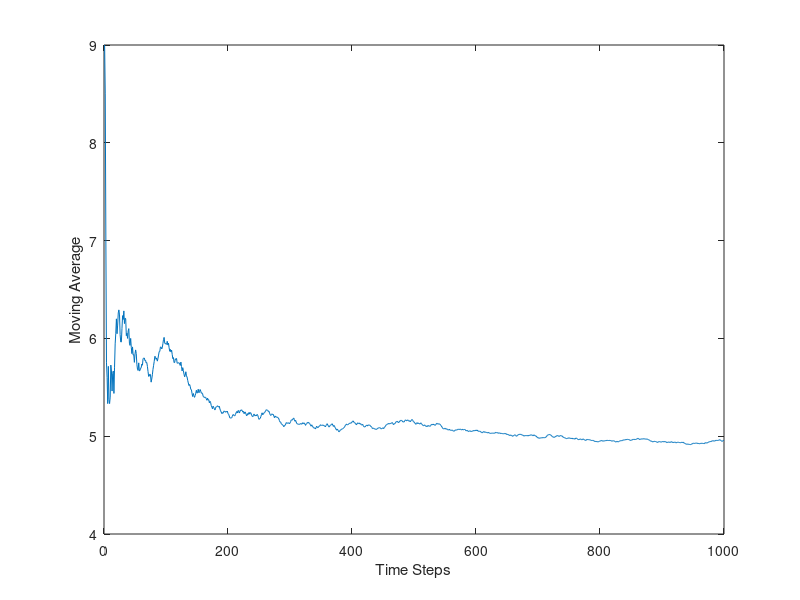

This figure's MATLAB source: (Note: this script raises an error after producing the figure.)
% Generate 1000 random integer rewards

rng(0,'twister');

size = 1000;
reward = randi([0 10],1,size);

mov_avg = zeros(1, size);

for i = 1:size
    mov_avg(i) = sum( reward(1:i) ) / i;
end

plot(mov_avg);
xlabel('Time Steps');
ylabel('Moving Average');

yline(mov_avg(size), '--r', 'LineWidth',1.25);

